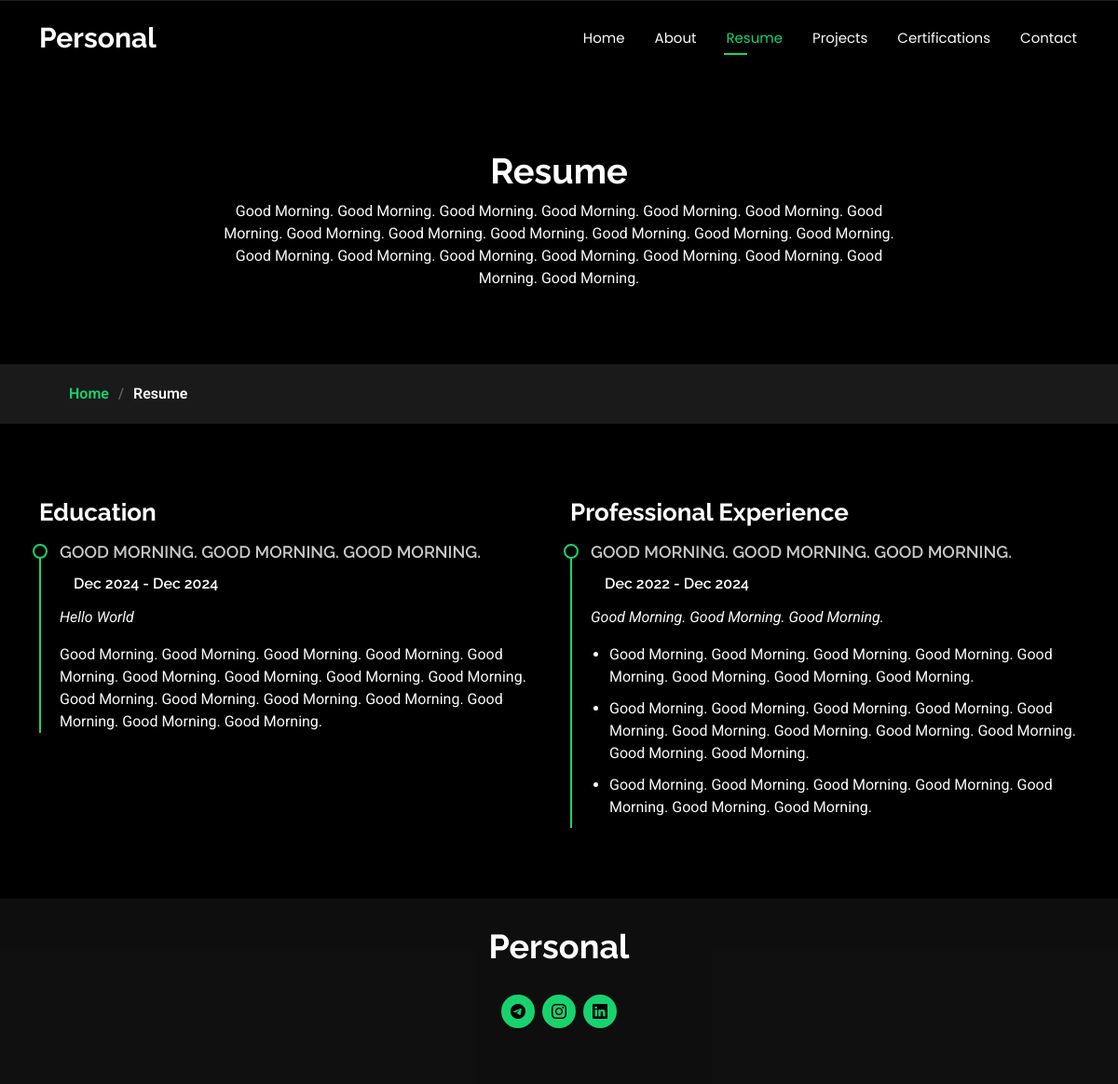
Screenshot of /resume/ with the database file from the repository.
### resume/models.py (models this page shows, shortened)
class ResumePageModel(models.Model):
    intro = models.TextField(null=True, blank=True)
    created_at = models.DateTimeField(auto_now_add=True)
    updated_at = models.DateTimeField(auto_now=True)
    class Meta:
        verbose_name = 'Resume Page'
        verbose_name_plural = 'Resume Page'

class EducationsModel(models.Model):
    title = models.CharField(max_length=100)
    from_date = models.DateField()
    to_date = models.DateField()
    present_on = models.BooleanField(null=False)
    institution = models.CharField(max_length=100)
    description = models.TextField(null=True, blank=True)
    head = models.ForeignKey(ResumePageModel, on_delete=models.CASCADE, related_name='educations')
    class Meta:
        verbose_name = 'Education'
        verbose_name_plural = 'Educations'

class ExperiencesModel(models.Model):
    position = models.CharField(max_length=100)
    from_date = models.DateField(null=True, blank=True)
    to_date = models.DateField(null=True, blank=True)
    present_on = models.BooleanField(null=False)
    company = models.CharField(max_length=100)
    text1 = models.TextField(null=True, blank=True)
    text2 = models.TextField(null=True, blank=True)
    text3 = models.TextField(null=True, blank=True)
    text4 = models.TextField(null=True, blank=True)
    head = models.ForeignKey(ResumePageModel, on_delete=models.CASCADE, related_name='experiences')
    created_at = models.DateTimeField(auto_now_add=True)
    updated_at = models.DateTimeField(auto_now=True)
    class Meta:
        verbose_name = 'Work Experience'
        verbose_name_plural = 'Work Experiences'

### home/models.py (models this page shows, shortened)
class SocialMediaModel(models.Model):
    choices = (
        ('instagram', 'instagram'),
        ('telegram', 'telegram'),
        ('facebook', 'facebook'),
        ('linkedin', 'linkedin'),
    )
    social_media_app = models.CharField(max_length=11, choices=choices)
    social_media_url = models.URLField()
    person = models.ForeignKey(HomePageModel, on_delete=models.CASCADE, related_name='social_media_apps')
    created_at = models.DateTimeField(auto_now_add=True)
    updated_at = models.DateTimeField(auto_now=True)
    class Meta:
        verbose_name = 'Social Media App'
        verbose_name_plural = 'Social Media Apps'

### resume/views.py (the view)
# urls.py: path('', ResumeView.as_view(), name='page'),
class ResumeView(TemplateView):
    template_name = 'resume.html'
    def get_context_data(self, **kwargs):
        context = super().get_context_data(**kwargs)
        resume_data = ResumePageModel.objects.first()
        summary = SummaryModel.objects.all()
        if summary:
            summary = summary.first()
        social_media_apps = SocialMediaModel.objects.all()
        context['social_media_apps'] = social_media_apps
        context['resume_data'] = resume_data
        context['summary'] = summary
        return context

### templates/resume.html (shortened to what this page needs)
{% extends 'bases/base.html' %}
{% load static %}
{% block content %}
<main class="main">
    <div class="page-title" data-aos="fade">
        <div class="heading">
            <div class="container">
                <div class="row d-flex justify-content-center text-center">
                    <div class="col-lg-8">
                        <h1>Resume</h1>
                        <p class="mb-0">{{resume_data.intro}}</p>
                    </div>
                </div>
            </div>
        </div>
        <nav class="breadcrumbs">
            <div class="container">
                <ol>
                    <li><a href="{% url 'home:home' %}">Home</a></li>
                    <li class="current">Resume</li>
                </ol>
            </div>
        </nav>
    </div>
    <section id="resume" class="resume section">
        <div class="container">
            <div class="row">
                <div class="col-lg-6" data-aos="fade-up" data-aos-delay="100">
                    {% if resume_data.educations.all %}
                    <h3 class="resume-title">Education</h3>
                    {% for education in resume_data.educations.all %}
                    <div class="resume-item">
                        <h4>{{education.title}}</h4>
                        {% if education.from_date %}
                        {% if education.to_date or education.present_on %}
                        {% if education.present_on %}
                        <h5>{{education.from_date|date:"M Y"}} - Present</h5>
                        {% else %}
                        <h5>{{education.from_date|date:"M Y"}} - {{education.to_date|date:"M Y"}}</h5>
                        {% endif %}
                        {% endif %}
                        {% endif %}
                        <p><em>{{education.institution}}</em></p>
                        {% if education.description %}
                        <p>{{education.description}}</p>
                        {% endif %}
                    </div>
                    {% endfor %}
                    {% endif %}
                </div>
                {% if resume_data.experiences.all %}
                <div class="col-lg-6" data-aos="fade-up" data-aos-delay="200">
                    <h3 class="resume-title">Professional Experience</h3>
                    {% for work_experience in resume_data.experiences.all %}
                    <div class="resume-item">
                        <h4>{{work_experience.position}}</h4>
                        {% if work_experience.from_date %}
                        {% if work_experience.to_date or work_experience.present_on %}
                        <h5>
                            {{ work_experience.from_date|date:"M Y" }} -
                            {% if work_experience.present_on %}
                            Present
                            {% else %}
                            {{ work_experience.to_date|date:"M Y" }}
                            {% endif %}
                        </h5>
                        {% endif %}
                        {% endif %}
                        {% if work_experience.company %}
                        <p><em>{{work_experience.company}} </em></p>
                        {% endif %}
                        <ul>
                            {% if work_experience.text1 %}
                            <li>{{work_experience.text1}}</li>
                            {% endif %}
                            {% if work_experience.text2 %}
                            <li>{{work_experience.text2}}</li>
                            {% endif %}
                            {% if work_experience.text3 %}
                            <li>{{work_experience.text3}}</li>
                            {% endif %}
                        </ul>
                    </div>
                    {% endfor %}
                </div>
                {% endif %}
            </div>
        </div>
    </section>
</main>
{% endblock %}

### templates/bases/footer.html (shortened to what this page needs)
{% load static %}
<footer id="footer" class="footer dark-background">
    <div class="container">
        <h3 class="sitename">Personal</h3>
        <div class="social-links d-flex justify-content-center">
            {% for media_app in social_media_apps %}
            <a href="{{media_app.social_media_url}}"><i class="bi bi-{{media_app.social_media_app}}"></i></a>
            {% endfor %}
        </div>
    </div>
</footer>

### assets/css/main.css (style rules this page uses)
:root { --default-font: "Roboto", system-ui, -apple-system, "Segoe UI", Roboto, "Helvetica Neue", Arial, "Noto Sans", "Liberation Sans", sans-serif, "Apple Color Emoji", "Segoe UI Emoji", "Segoe UI Symbol", "Noto Color Emoji"; --heading-font: "Raleway", sans-serif; --nav-font: "Poppins", sans-serif; }
:root { --background-color: #000000; --default-color: #fafafa; --heading-color: #ffffff; --accent-color: #18d26e; --surface-color: #1a1a1a; --contrast-color: #000000; }
:root { --nav-color: #fafafa; --nav-hover-color: #18d26e; --nav-mobile-background-color: #1a1a1a; --nav-dropdown-background-color: #1a1a1a; --nav-dropdown-color: #fafafa; --nav-dropdown-hover-color: #18d26e; }
.dark-background { --background-color: rgba(15, 15, 15, 0.975); --default-color: #ffffff; --heading-color: #ffffff; --surface-color: #292929f9; --contrast-color: #000000; }
:root { scroll-behavior: smooth; }
body { color: var(--default-color); background-color: var(--background-color); font-family: var(--default-font); }
a { color: var(--accent-color); text-decoration: none; transition: 0.3s; }
h1, h2, h3, h4, h5, h6 { color: var(--heading-color); font-family: var(--heading-font); }
.footer { color: var(--default-color); background-color: var(--background-color); font-size: 14px; text-align: center; padding: 30px 0; position: relative; }
.footer h3 { font-size: 36px; font-weight: 700; position: relative; padding: 0; margin: 0 0 15px 0; }
.footer .social-links { margin: 0 0 30px 0; }
.footer .social-links a { font-size: 16px; display: flex; align-items: center; justify-content: center; background: var(--accent-color); color: var(--contrast-color); line-height: 1; margin: 0 4px; border-radius: 50%; text-align: center; width: 36px; height: 36px; transition: 0.3s; }
.page-title { color: var(--default-color); background-color: var(--background-color); position: relative; }
.page-title .heading { padding: 160px 0 80px 0; border-top: 1px solid color-mix(in srgb, var(--default-color), transparent 90%); }
.page-title .heading h1 { font-size: 38px; font-weight: 700; }
.page-title nav { background-color: color-mix(in srgb, var(--default-color), transparent 90%); padding: 20px 0; }
.page-title nav ol { display: flex; flex-wrap: wrap; list-style: none; margin: 0; font-size: 16px; font-weight: 600; }
.page-title nav ol li+li { padding-left: 10px; }
.page-title nav ol li+li::before { content: "/"; display: inline-block; padding-right: 10px; color: color-mix(in srgb, var(--default-color), transparent 70%); }
section, .section { color: var(--default-color); background-color: var(--background-color); padding: 60px 0; scroll-margin-top: 100px; overflow: clip; }
.resume .resume-title { color: var(--heading-color); font-size: 26px; font-weight: 700; margin-top: 20px; margin-bottom: 20px; }
.resume .resume-item { padding: 0 0 20px 20px; margin-top: -2px; border-left: 2px solid var(--accent-color); position: relative; }
.resume .resume-item h4 { line-height: 18px; font-size: 18px; font-weight: 600; text-transform: uppercase; color: color-mix(in srgb, var(--default-color), transparent 20%); margin-bottom: 10px; }
.resume .resume-item h5 { font-size: 16px; padding: 5px 15px; display: inline-block; font-weight: 600; margin-bottom: 10px; }
.resume .resume-item ul { padding-left: 20px; }
.resume .resume-item ul li { padding-bottom: 10px; }
.resume .resume-item:last-child { padding-bottom: 0; }
.resume .resume-item::before { content: ""; position: absolute; width: 16px; height: 16px; border-radius: 50px; left: -9px; top: 0; background: var(--background-color); border: 2px solid var(--accent-color); }

### rows the page displays
ResumePageModel: intro "Good Morning. Good Morning. Good Morning. Good Morning. Good Morning. Good Morning. Good Morning. Good Morning. Good Morning. Good Morning. Good Morning. Good Morning. Good Morning. Good Morning. Good Morning. Good Morning. Good Morning. Good Morning. Good Morning. Good Morning. Good Morning."
EducationsModel: title "GOOD MORNING. GOOD MORNING. GOOD MORNING.", from_date "Dec 2024", to_date "Dec 2024", institution "Hello World", description "Good Morning. Good Morning. Good Morning. Good Morning. Good Morning. Good Morning. Good Morning. Good Morning. Good Morning. Good Morning. Good Morning. Good Morning. Good Morning. Good Morning. Good Morning. Good Morning."
ExperiencesModel: position "GOOD MORNING. GOOD MORNING. GOOD MORNING.", from_date "Dec 2022", to_date "Dec 2024", company "Good Morning. Good Morning. Good Morning.", text1 "Good Morning. Good Morning. Good Morning. Good Morning. Good Morning. Good Morning. Good Morning. Good Morning.", text2 "Good Morning. Good Morning. Good Morning. Good Morning. Good Morning. Good Morning. Good Morning. Good Morning. Good Morning. Good Morning. Good Morning.", text3 "Good Morning. Good Morning. Good Morning. Good Morning. Good Morning. Good Morning. Good Morning."
